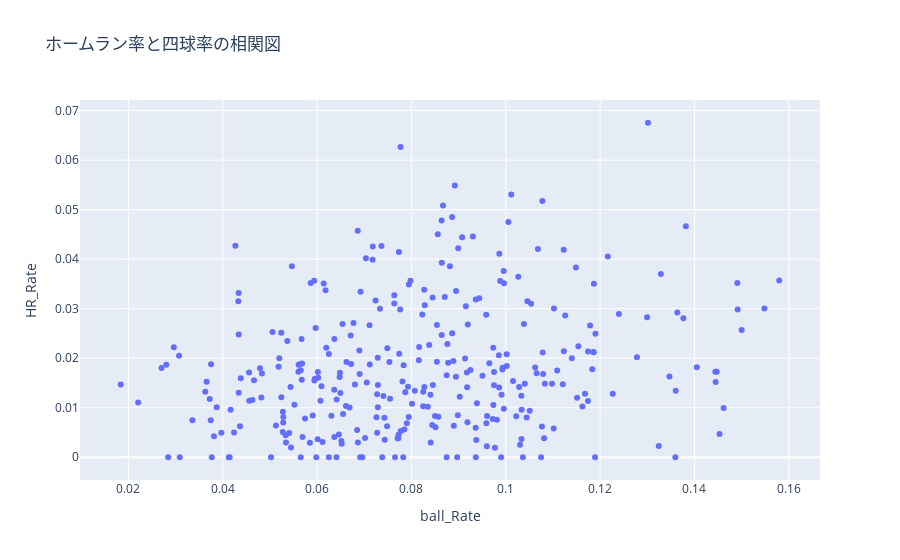

The cell this chart's notebook holds for it:
### Code cell
import plotly.express as px
# 相関図（散布図）を作成
fig = px.scatter(
    result_df, 
    x='ball_Rate',      # X軸のデータ
    y='HR_Rate',        # Y軸のデータ
    hover_name='player_name', # カーソルを合わせたときに大きく表示されるデータ（主キー）
    hover_data={
        'HR_Rate': ':.3f',  # HR_Rateを小数点以下3桁で表示
        'ball_Rate': ':.3f', # ball_Rateを小数点以下3桁で表示
        'player_name': True  # player_nameもツールチップに含める
    },
    title='ホームラン率と四球率の相関図'
)

# グラフをブラウザまたはJupyter/Colabに出力
fig.show()

### Figure 1 — Plotly figure (JSON) as saved in the notebook; plotly's stock layout.template omitted (floating-point values rounded to 4 significant figures; data arrays with more than 128 entries replaced by an {"elided": "..."} marker saying what was removed)
{"data": [{"customdata": {"elided": "318x1 str values"}, "hovertemplate": "<b>%{hovertext}</b><br><br>ball_Rate=%{x:.3f}<br>HR_Rate=%{y:.3f}<br>player_name=%{customdata[0]}<extra></extra>", "hovertext": {"elided": "318 str values"}, "legendgroup": "", "marker": {"color": "#636efa", "symbol": "circle"}, "mode": "markers", "name": "", "orientation": "v", "showlegend": false, "type": "scatter", "x": {"elided": "318 float values"}, "xaxis": "x", "y": {"elided": "318 float values"}, "yaxis": "y"}], "layout": {"legend": {"tracegroupgap": 0}, "title": {"text": "ホームラン率と四球率の相関図"}, "xaxis": {"anchor": "y", "domain": [0, 1], "title": {"text": "ball_Rate"}}, "yaxis": {"anchor": "x", "domain": [0, 1], "title": {"text": "HR_Rate"}}}}
